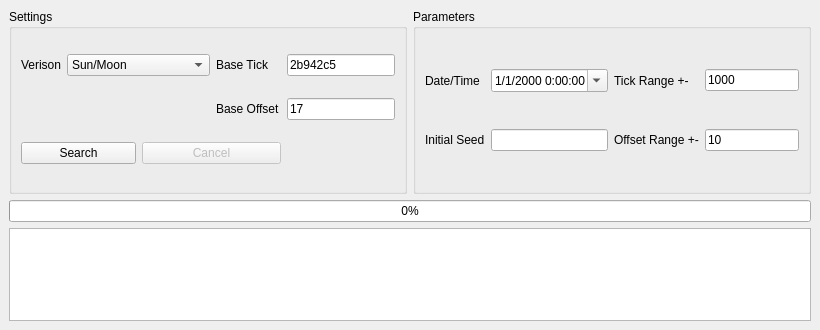
<?xml version="1.0" encoding="UTF-8"?>
<ui version="4.0">
 <class>ProfileCalibrater</class>
 <widget class="QMainWindow" name="ProfileCalibrater">
  <property name="geometry">
   <rect>
    <x>0</x>
    <y>0</y>
    <width>820</width>
    <height>330</height>
   </rect>
  </property>
  <property name="minimumSize">
   <size>
    <width>820</width>
    <height>330</height>
   </size>
  </property>
  <property name="windowTitle">
   <string>Profile Calibrater</string>
  </property>
  <widget class="QWidget" name="centralwidget">
   <layout class="QGridLayout" name="gridLayout_2">
    <item row="0" column="1">
     <widget class="QGroupBox" name="groupBox">
      <property name="sizePolicy">
       <sizepolicy hsizetype="Preferred" vsizetype="Preferred">
        <horstretch>1</horstretch>
        <verstretch>2</verstretch>
       </sizepolicy>
      </property>
      <property name="title">
       <string>Parameters</string>
      </property>
      <layout class="QGridLayout" name="gridLayout">
       <item row="0" column="1">
        <widget class="QDateTimeEdit" name="dateTimeEdit">
         <property name="sizePolicy">
          <sizepolicy hsizetype="Preferred" vsizetype="Fixed">
           <horstretch>0</horstretch>
           <verstretch>0</verstretch>
          </sizepolicy>
         </property>
         <property name="toolTip">
          <string>You may need to adjust the hours by +- 1 due to day light savings.</string>
         </property>
         <property name="dateTime">
          <datetime>
           <hour>0</hour>
           <minute>0</minute>
           <second>0</second>
           <year>2000</year>
           <month>1</month>
           <day>1</day>
          </datetime>
         </property>
         <property name="maximumDateTime">
          <datetime>
           <hour>0</hour>
           <minute>0</minute>
           <second>0</second>
           <year>2100</year>
           <month>1</month>
           <day>1</day>
          </datetime>
         </property>
         <property name="maximumDate">
          <date>
           <year>2100</year>
           <month>1</month>
           <day>1</day>
          </date>
         </property>
         <property name="minimumDate">
          <date>
           <year>2000</year>
           <month>1</month>
           <day>1</day>
          </date>
         </property>
         <property name="maximumTime">
          <time>
           <hour>0</hour>
           <minute>0</minute>
           <second>0</second>
          </time>
         </property>
         <property name="minimumTime">
          <time>
           <hour>0</hour>
           <minute>0</minute>
           <second>0</second>
          </time>
         </property>
         <property name="displayFormat">
          <string>M/d/yyyy H:mm:ss</string>
         </property>
         <property name="calendarPopup">
          <bool>true</bool>
         </property>
         <property name="timeSpec">
          <enum>Qt::LocalTime</enum>
         </property>
        </widget>
       </item>
       <item row="0" column="0">
        <widget class="QLabel" name="labelDate">
         <property name="text">
          <string>Date/Time</string>
         </property>
        </widget>
       </item>
       <item row="0" column="2">
        <widget class="QLabel" name="labelTickRange">
         <property name="text">
          <string>Tick Range +-</string>
         </property>
        </widget>
       </item>
       <item row="0" column="3">
        <widget class="QLineEdit" name="lineEditTickRange">
         <property name="sizePolicy">
          <sizepolicy hsizetype="Preferred" vsizetype="Fixed">
           <horstretch>0</horstretch>
           <verstretch>0</verstretch>
          </sizepolicy>
         </property>
         <property name="text">
          <string>1000</string>
         </property>
         <property name="maxLength">
          <number>8</number>
         </property>
        </widget>
       </item>
       <item row="1" column="0">
        <widget class="QLabel" name="labelInitialSeed">
         <property name="text">
          <string>Initial Seed</string>
         </property>
        </widget>
       </item>
       <item row="1" column="1">
        <widget class="QLineEdit" name="lineEditInitialSeed">
         <property name="sizePolicy">
          <sizepolicy hsizetype="Preferred" vsizetype="Fixed">
           <horstretch>0</horstretch>
           <verstretch>0</verstretch>
          </sizepolicy>
         </property>
         <property name="maxLength">
          <number>8</number>
         </property>
        </widget>
       </item>
       <item row="1" column="3">
        <widget class="QLineEdit" name="lineEditOffsetRange">
         <property name="sizePolicy">
          <sizepolicy hsizetype="Preferred" vsizetype="Fixed">
           <horstretch>0</horstretch>
           <verstretch>0</verstretch>
          </sizepolicy>
         </property>
         <property name="text">
          <string>10</string>
         </property>
         <property name="maxLength">
          <number>8</number>
         </property>
        </widget>
       </item>
       <item row="1" column="2">
        <widget class="QLabel" name="label_4">
         <property name="text">
          <string>Offset Range +-</string>
         </property>
        </widget>
       </item>
      </layout>
     </widget>
    </item>
    <item row="2" column="0" colspan="2">
     <widget class="QTableView" name="tableView">
      <property name="sizePolicy">
       <sizepolicy hsizetype="Expanding" vsizetype="Expanding">
        <horstretch>0</horstretch>
        <verstretch>1</verstretch>
       </sizepolicy>
      </property>
      <property name="contextMenuPolicy">
       <enum>Qt::CustomContextMenu</enum>
      </property>
     </widget>
    </item>
    <item row="1" column="0" colspan="2">
     <widget class="QProgressBar" name="progressBar">
      <property name="value">
       <number>0</number>
      </property>
     </widget>
    </item>
    <item row="0" column="0">
     <widget class="QGroupBox" name="groupBox_2">
      <property name="sizePolicy">
       <sizepolicy hsizetype="Preferred" vsizetype="Preferred">
        <horstretch>1</horstretch>
        <verstretch>2</verstretch>
       </sizepolicy>
      </property>
      <property name="title">
       <string>Settings</string>
      </property>
      <layout class="QGridLayout" name="gridLayout_3">
       <item row="0" column="0">
        <widget class="QLabel" name="labelVerison">
         <property name="sizePolicy">
          <sizepolicy hsizetype="Fixed" vsizetype="Preferred">
           <horstretch>0</horstretch>
           <verstretch>0</verstretch>
          </sizepolicy>
         </property>
         <property name="text">
          <string>Verison</string>
         </property>
        </widget>
       </item>
       <item row="0" column="1" colspan="2">
        <widget class="QComboBox" name="comboBox">
         <item>
          <property name="text">
           <string>Sun/Moon</string>
          </property>
         </item>
         <item>
          <property name="text">
           <string>Ultra Sun/Ultra Moon</string>
          </property>
         </item>
        </widget>
       </item>
       <item row="0" column="3">
        <widget class="QLabel" name="labelBaseTick">
         <property name="text">
          <string>Base Tick</string>
         </property>
        </widget>
       </item>
       <item row="0" column="4">
        <widget class="QLineEdit" name="lineEditBaseTick">
         <property name="sizePolicy">
          <sizepolicy hsizetype="Preferred" vsizetype="Fixed">
           <horstretch>0</horstretch>
           <verstretch>0</verstretch>
          </sizepolicy>
         </property>
         <property name="text">
          <string>2b942c5</string>
         </property>
         <property name="maxLength">
          <number>8</number>
         </property>
        </widget>
       </item>
       <item row="1" column="3">
        <widget class="QLabel" name="labelBaseOffset">
         <property name="text">
          <string>Base Offset</string>
         </property>
        </widget>
       </item>
       <item row="1" column="4">
        <widget class="QLineEdit" name="lineEditBaseOffset">
         <property name="sizePolicy">
          <sizepolicy hsizetype="Preferred" vsizetype="Fixed">
           <horstretch>0</horstretch>
           <verstretch>0</verstretch>
          </sizepolicy>
         </property>
         <property name="text">
          <string>17</string>
         </property>
         <property name="maxLength">
          <number>5</number>
         </property>
        </widget>
       </item>
       <item row="2" column="0" colspan="2">
        <widget class="QPushButton" name="pushButtonSearch">
         <property name="text">
          <string>Search</string>
         </property>
        </widget>
       </item>
       <item row="2" column="2" colspan="2">
        <widget class="QPushButton" name="pushButtonCancel">
         <property name="enabled">
          <bool>false</bool>
         </property>
         <property name="text">
          <string>Cancel</string>
         </property>
        </widget>
       </item>
      </layout>
     </widget>
    </item>
   </layout>
  </widget>
 </widget>
 <tabstops>
  <tabstop>comboBox</tabstop>
  <tabstop>lineEditBaseTick</tabstop>
  <tabstop>lineEditBaseOffset</tabstop>
  <tabstop>dateTimeEdit</tabstop>
  <tabstop>lineEditTickRange</tabstop>
  <tabstop>lineEditInitialSeed</tabstop>
  <tabstop>lineEditOffsetRange</tabstop>
  <tabstop>pushButtonSearch</tabstop>
  <tabstop>pushButtonCancel</tabstop>
  <tabstop>tableView</tabstop>
 </tabstops>
 <resources/>
 <connections/>
</ui>
